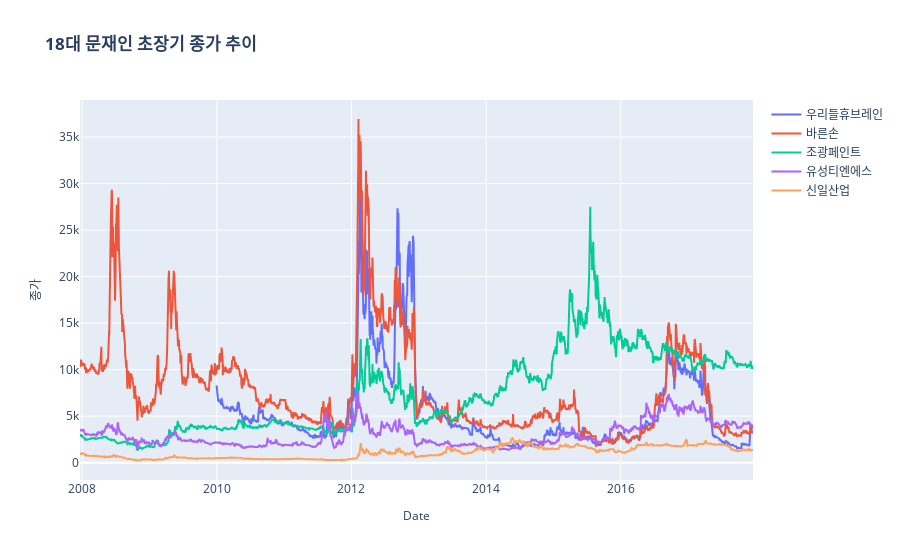

Notebook source saved alongside this figure:
### Code cell
ji_list = []
for item_code in stock_moon.values():
    close = fdr.DataReader(item_code, "2007-12-19", "2017-12-19")['Close']
    ji_list.append(close)

sf = pd.concat(ji_list, axis=1)
sf.columns = stock_moon.keys()
sf.reset_index(inplace=True)

sf['Date'] = pd.to_datetime(sf['Date'])
sf.set_index('Date', inplace=True)

fig_1 = go.Figure()

for stock in sf.columns:
  fig_1.add_trace(
      go.Scatter(
          x = sf.index,
          y = sf[stock],
          connectgaps=True,
          name = str(stock)
          ) 
      )

fig_1.update_xaxes(title_text="Date", title_font_size=12)
fig_1.update_yaxes(title_text="종가", title_font_size=12)
fig_1.update_layout(title_text=f'<b>18대 문재인 초장기 종가 추이<b>',
                    autosize=True)
                    #width=1200,
                    #height = 800,
                    #hoverlabel_font_color='#FFFFFF',
                    #plot_bgcolor="#F5F4F4",
                    #title_font_size = 18,
                    #font_color="#3F3F3F")
                    
fig_1.show()

### Figure 1 — Plotly figure (JSON) as saved in the notebook; plotly's stock layout.template omitted (floating-point values rounded to 4 significant figures; data arrays with more than 128 entries replaced by an {"elided": "..."} marker saying what was removed)
{"data": [{"connectgaps": true, "name": "우리들휴브레인", "type": "scatter", "x": {"elided": "2477 str values"}, "y": {"elided": "2477 int values"}}, {"connectgaps": true, "name": "바른손", "type": "scatter", "x": {"elided": "2477 str values"}, "y": {"elided": "2477 int values"}}, {"connectgaps": true, "name": "조광페인트", "type": "scatter", "x": {"elided": "2477 str values"}, "y": {"elided": "2477 int values"}}, {"connectgaps": true, "name": "유성티엔에스", "type": "scatter", "x": {"elided": "2477 str values"}, "y": {"elided": "2477 int values"}}, {"connectgaps": true, "name": "신일산업", "type": "scatter", "x": {"elided": "2477 str values"}, "y": {"elided": "2477 int values"}}], "layout": {"autosize": true, "title": {"text": "<b>18대 문재인 초장기 종가 추이<b>"}, "xaxis": {"title": {"font": {"size": 12}, "text": "Date"}}, "yaxis": {"title": {"font": {"size": 12}, "text": "종가"}}}}
